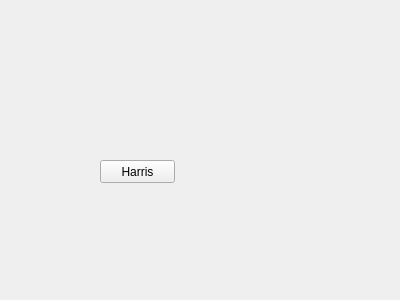
<?xml version="1.0" encoding="UTF-8"?>
<ui version="4.0">
 <class>Form</class>
 <widget class="QWidget" name="Form">
  <property name="geometry">
   <rect>
    <x>0</x>
    <y>0</y>
    <width>400</width>
    <height>300</height>
   </rect>
  </property>
  <property name="windowTitle">
   <string>Form</string>
  </property>
  <widget class="QPushButton" name="btnToHarris">
   <property name="geometry">
    <rect>
     <x>100</x>
     <y>160</y>
     <width>75</width>
     <height>23</height>
    </rect>
   </property>
   <property name="text">
    <string>Harris</string>
   </property>
  </widget>
 </widget>
 <resources/>
 <connections/>
</ui>
